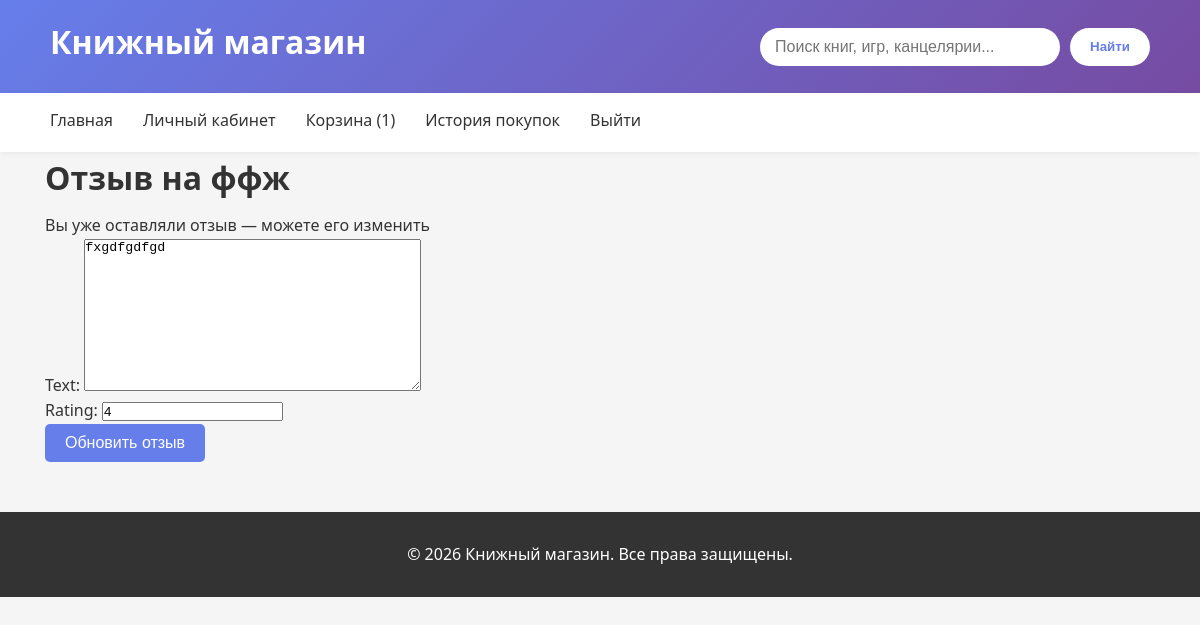
The app's page /product/10/review/ (signed in), older data.
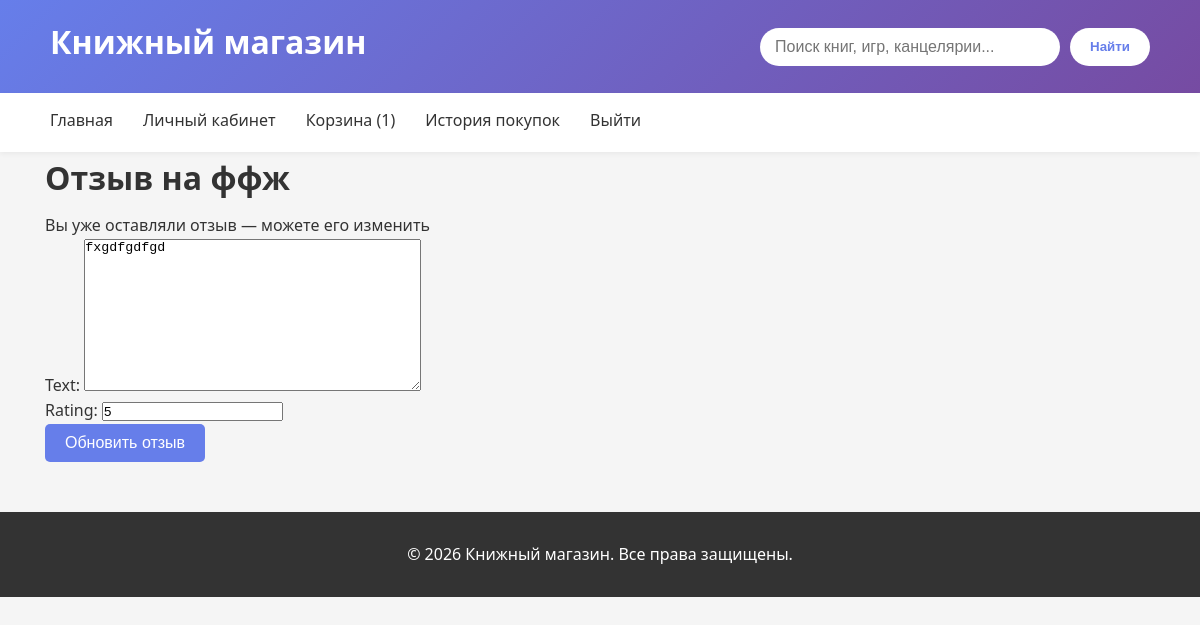
The same page, newer data.
### shop/models.py (models this page shows, shortened)
class Review(models.Model):
    product = models.ForeignKey(Product, on_delete=models.CASCADE, related_name='reviews')
    buyer = models.ForeignKey('account.Buyer', on_delete=models.CASCADE, related_name='reviews')
    text = models.TextField()
    rating = models.PositiveSmallIntegerField(
        validators=[MinValueValidator(1), MaxValueValidator(5)]
    )
    created = models.DateTimeField(auto_now_add=True)
    class Meta:
        constraints = [
            models.UniqueConstraint(
                fields=['product', 'buyer'],
                name='unique_review_per_buyer'
            )
        ]

### shop/views.py (the view)
# urls.py: path('product/<int:product_id>/review/', views.add_review, name='add_review'),
def add_review(request, product_id):
    product = get_object_or_404(Product, id=product_id)
    buyer = getattr(request.user, 'buyer', None)
    if not buyer:
        return redirect('account:login')
    review = Review.objects.filter(product=product, buyer=buyer).first()
    if request.method == 'POST':
        form = ReviewForm(request.POST, instance=review)
        if form.is_valid():
            obj = form.save(commit=False)
            obj.product = product
            obj.buyer = buyer
            obj.save()
            return redirect(product.get_absolute_url())
    else:
        form = ReviewForm(instance=review)
    return render(request, 'shop/review_form.html', {
        'form': form,
        'product': product,
        'review': review,
    })

### shop/forms.py
class ReviewForm(forms.ModelForm):
    class Meta:
        model = Review
        fields = ['text', 'rating']

### cart/context_processors.py (called while the page is built)
def cart(request):
    if request.user.is_authenticated:
        buyer = getattr(request.user, 'buyer', None)
        if buyer:
            count = Cart.objects.filter(
                buyer=buyer
            ).aggregate(
                total=Sum('quantity')
            )['total'] or 0
        else:
            count = 0
    else:
        count = 0
    return {
        'cart_item_count': count
    }

### shop/templates/shop/review_form.html (shortened to what this page needs)
{% extends 'shop/base.html' %}
{% block content %}
<div class="review-form">
    <h1>Отзыв на {{ product.name }}</h1>
    {% if review %}
        <div class="notice">
            Вы уже оставляли отзыв — можете его изменить
        </div>
    {% endif %}
    <form method="post">
        {{ form.as_p }}
        <button type="submit" class="btn">
            {% if review %}
                Обновить отзыв
            {% else %}
                Отправить отзыв
            {% endif %}
        </button>
    </form>
</div>
{% endblock %}

Row changes from the older to the newer data that the page shows:
changed Review "fxgdfgdfgd": rating "4" → "5"
